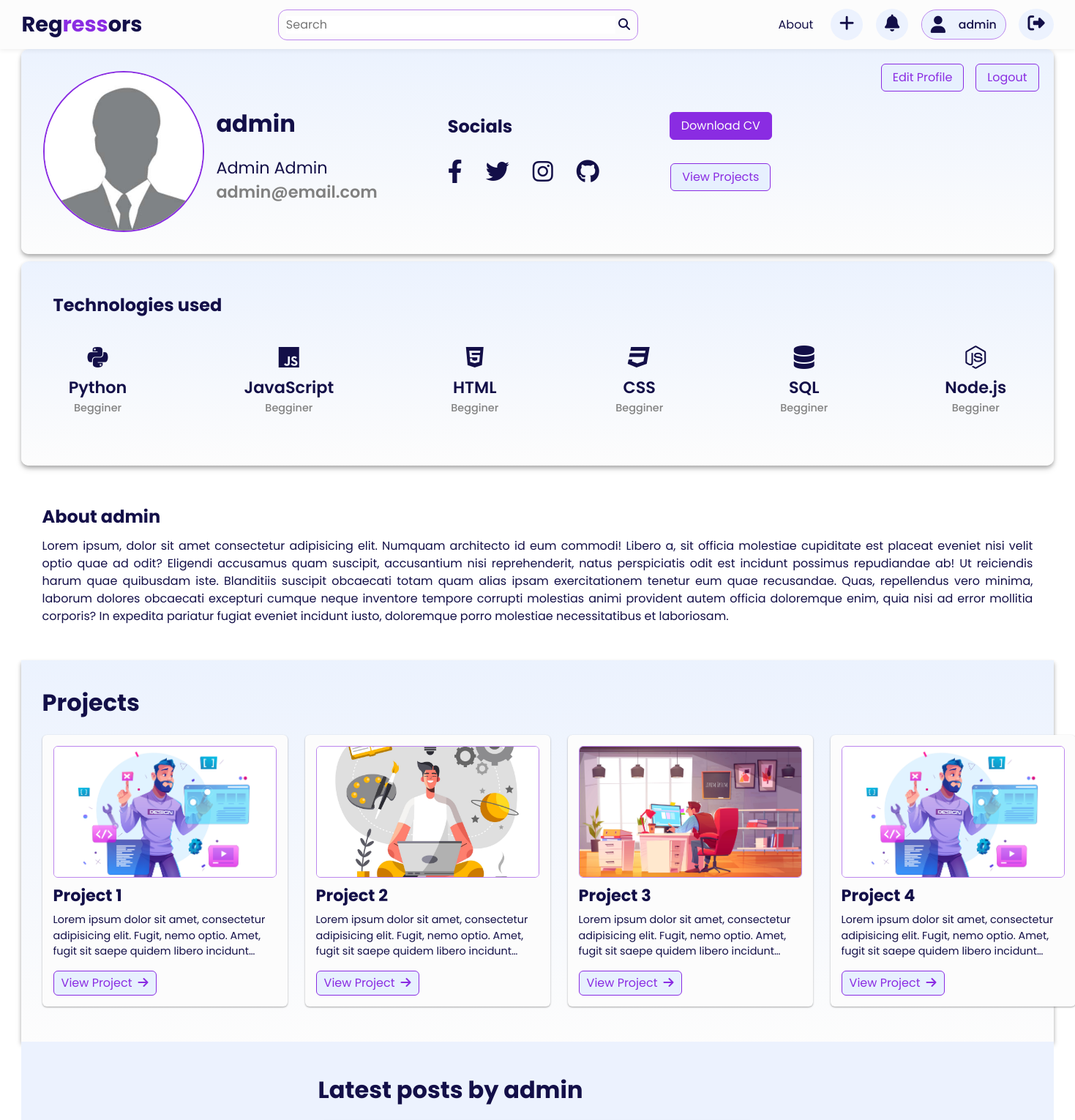
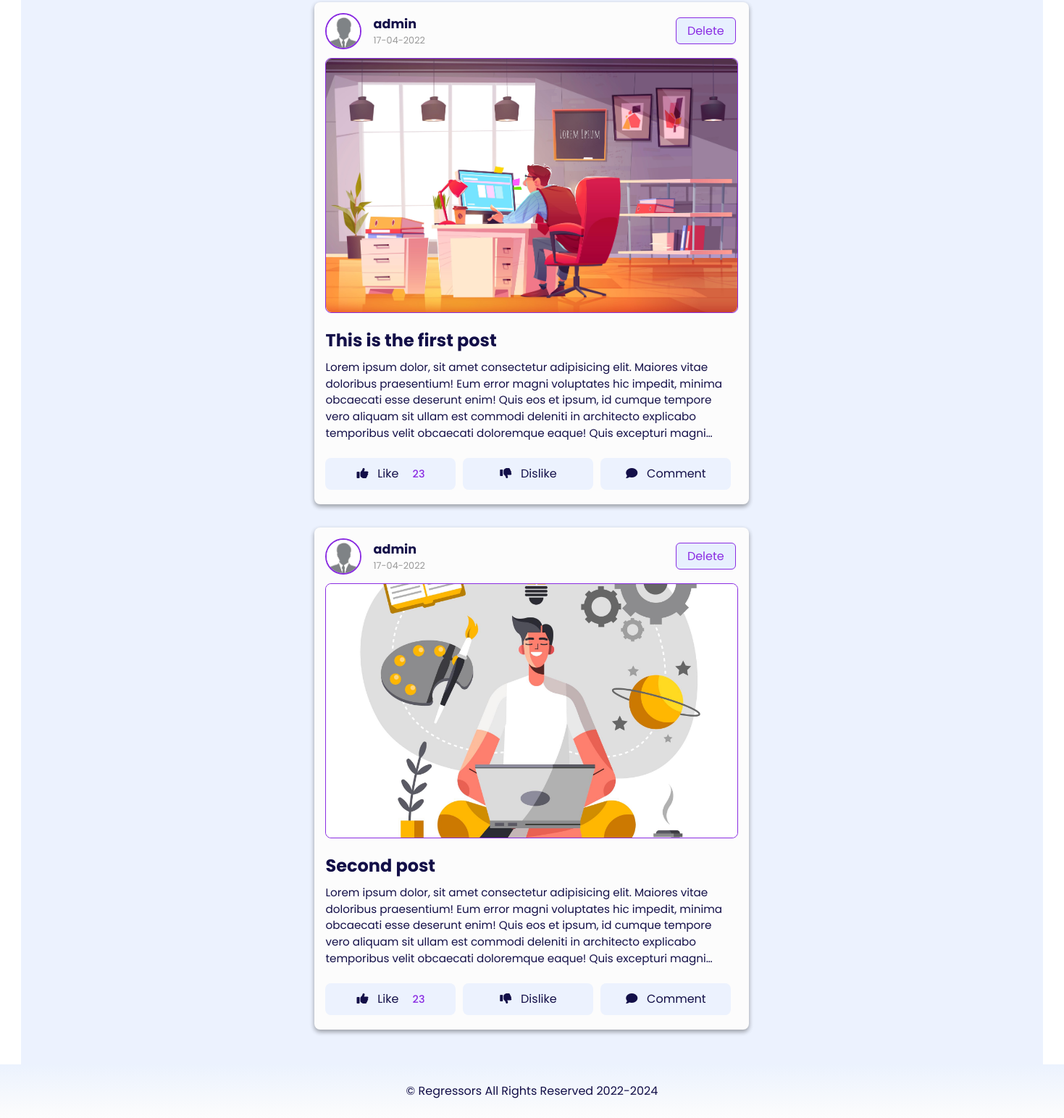
Page /account (signed in) on the committed database (2 pictures, top to bottom).
### app.py (models this page shows, shortened)
class User(db.Model, UserMixin):
    id = db.Column(db.Integer, primary_key=True, nullable=False, autoincrement=True)
    first_name = db.Column(db.String(20), nullable=False)
    last_name = db.Column(db.String(20), nullable=False)
    username = db.Column(db.String(20), unique=True, nullable=False)
    email = db.Column(db.String(120), unique=True, nullable=False)
    image_file = db.Column(db.String(20), nullable=False, default="default.jpg")
    password = db.Column(db.String(60), nullable=False)
    posts = db.relationship("Post", backref="author", lazy=True)

class Post(db.Model):
    id = db.Column(db.Integer, primary_key=True, nullable=False)
    title = db.Column(db.String(200), nullable=False)
    date_posted = db.Column(db.DateTime, nullable=False, default=datetime.utcnow)
    post_image = db.Column(db.String(20), nullable=False, default="default.jpg")
    content = db.Column(db.Text, nullable=False)
    user_id = db.Column(db.Integer, db.ForeignKey("user.id"), nullable=True)
    likes = db.Column(db.Integer, nullable=False, default=0)

### app.py (the view)
@app.route("/account")
@login_required
def account():
    posts = Post.query.filter_by(user_id=current_user.id).all()
    return render_template("account.html", posts=posts)

### templates/account.html
{% extends "layout.html" %}
  {% block css_stylesheets %}
    {{ super() }}
    <link
      rel="stylesheet"
      href="{{ url_for('static', filename='css/post.css') }}"
    />
    <link
      rel="stylesheet"
      href="{{ url_for('static', filename='css/profile.css') }}"
    />
  {% endblock css_stylesheets %}
  {% block body_content %}
    <section class="profile-page-main-section">
      <div class="container">
        <div class="profile-header">
          <div class="profile-header-left">
            <div class="profile-img">
              <img src="{{ url_for('static', filename='img/profile-pic.jpg') }}" alt="" />
            </div>
            <div class="user-details">
              <h1 class="user-name">{{ current_user.username }}</h1>
              <h2 class="full-name">{{ current_user.first_name + ' ' + current_user.last_name }}</h2>
              <h3 class="user-email">{{ current_user.email }}</h3>
            </div>
          </div>
          <div class="profile-header-right">
            <div class="social-area">
              <h2 class="social-heading">Socials</h2>
              <div class="social-icons">
                <a href="#" class="social-icon">
                  <i class="fab fa-facebook-f"></i>
                </a>
                <a href="#" class="social-icon">
                  <i class="fab fa-twitter"></i>
                </a>
                <a href="#" class="social-icon">
                  <i class="fab fa-instagram"></i>
                </a>
                <a href="#" class="social-icon">
                  <i class="fab fa-github"></i>
                </a>
              </div>
            </div>
            <div class="cv-area">
              <a href="#" class="btn btn-primary">Download CV</a>
              <a href="#" class="btn btn-secondary">View Projects</a>
            </div>
          </div>
          <div class="btn-area">
            <a href="{{ url_for('home') }}" class="btn btn-secondary edit-btn">Edit Profile</a>
            <a href="{{ url_for('logout') }}" class="btn btn-secondary logout-btn">Logout</a>
          </div>
        </div>
        <section class="tech-known-section">
          <div class="container">
            <h2 class="tech-known-heading">Technologies used</h2>
            <div class="tech-known-items-list">
              <div class="tech-known-item">
                <div class="tech-known-item-icon">
                  <i class="fa-brands fa-python"></i>
                </div>
                <div class="tech-known-item-name">Python</div>
                <div class="tech-known-item-experience">Begginer</div>
              </div>
              <div class="tech-known-item">
                <div class="tech-known-item-icon">
                  <i class="fa-brands fa-js"></i>
                </div>
                <div class="tech-known-item-name">JavaScript</div>
                <div class="tech-known-item-experience">Begginer</div>
              </div>
              <div class="tech-known-item">
                <div class="tech-known-item-icon">
                  <i class="fa-brands fa-html5"></i>
                </div>
                <div class="tech-known-item-name">HTML</div>
                <div class="tech-known-item-experience">Begginer</div>
              </div>
              <div class="tech-known-item">
                <div class="tech-known-item-icon">
                  <i class="fa-brands fa-css3"></i>
                </div>
                <div class="tech-known-item-name">CSS</div>
                <div class="tech-known-item-experience">Begginer</div>
              </div>
              <div class="tech-known-item">
                <div class="tech-known-item-icon">
                  <i class="fas fa-database"></i>
                </div>
                <div class="tech-known-item-name">SQL</div>
                <div class="tech-known-item-experience">Begginer</div>
              </div>
              <div class="tech-known-item">
                <div class="tech-known-item-icon">
                  <i class="fab fa-node-js"></i>
                </div>
                <div class="tech-known-item-name">Node.js</div>
                <div class="tech-known-item-experience">Begginer</div>
              </div>
            </div>
          </div>
        </section>
        <section class="about-section">
          <div class="container">
            <h2 class="about-heading">About {{ current_user.username }}</h2>
            <p class="about-text">Lorem ipsum, dolor sit amet consectetur adipisicing elit. Numquam architecto id eum commodi! Libero a, sit officia molestiae cupiditate est placeat eveniet nisi velit optio quae ad odit? Eligendi accusamus quam suscipit, accusantium nisi reprehenderit, natus perspiciatis odit est incidunt possimus repudiandae ab! Ut reiciendis harum quae quibusdam iste. Blanditiis suscipit obcaecati totam quam alias ipsam exercitationem tenetur eum quae recusandae. Quas, repellendus vero minima, laborum dolores obcaecati excepturi cumque neque inventore tempore corrupti molestias animi provident autem officia doloremque enim, quia nisi ad error mollitia corporis? In expedita pariatur fugiat eveniet incidunt iusto, doloremque porro molestiae necessitatibus et laboriosam.</p>
          </div>
        </section>
        <section class="projects-section">
          <div class="container">
            <h1>Projects</h1>
            <div class="cards-container">
              <div class="card">
                <img src="{{ url_for('static', filename='img/img-1.jpg') }}" alt="" class="card-img" />
                <h2 class="card-title">Project 1</h2>
                <p class="card-text">
                  Lorem ipsum dolor sit amet, consectetur adipisicing elit. Fugit,
                  nemo optio. Amet, fugit sit saepe quidem libero incidunt
                  architecto corrupti nam perferendis consequatur perspiciatis sequi
                  aliquid sapiente. Sapiente et provident neque laborum. Totam
                  cupiditate id, autem vitae repellendus quaerat molestiae!
                </p>
                <button class="btn btn-secondary card-btn">
                  View Project<span><i class="fa-solid fa-arrow-right"></i></span>
                </button>
              </div>
              <div class="card">
                <img src="{{ url_for('static', filename='img/img-2.jpg') }}" alt="" class="card-img" />
                <h2 class="card-title">Project 2</h2>
                <p class="card-text">
                  Lorem ipsum dolor sit amet, consectetur adipisicing elit. Fugit,
                  nemo optio. Amet, fugit sit saepe quidem libero incidunt
                  architecto corrupti nam perferendis consequatur perspiciatis sequi
                  aliquid sapiente. Sapiente et provident neque laborum. Totam
                  cupiditate id, autem vitae repellendus quaerat molestiae!
                </p>
                <button class="btn btn-secondary card-btn">
                  View Project<span><i class="fa-solid fa-arrow-right"></i></span>
                </button>
              </div>
              <div class="card">
                <img src="{{ url_for('static', filename='img/img-3.jpg') }}" alt="" class="card-img" />
                <h2 class="card-title">Project 3</h2>
                <p class="card-text">
                  Lorem ipsum dolor sit amet, consectetur adipisicing elit. Fugit,
                  nemo optio. Amet, fugit sit saepe quidem libero incidunt
                  architecto corrupti nam perferendis consequatur perspiciatis sequi
                  aliquid sapiente. Sapiente et provident neque laborum. Totam
                  cupiditate id, autem vitae repellendus quaerat molestiae!
                </p>
                <button class="btn btn-secondary card-btn">
                  View Project<span><i class="fa-solid fa-arrow-right"></i></span>
                </button>
              </div>
              <div class="card">
                <img src="{{ url_for('static', filename='img/img-1.jpg') }}" alt="" class="card-img" />
                <h2 class="card-title">Project 4</h2>
                <p class="card-text">
                  Lorem ipsum dolor sit amet, consectetur adipisicing elit. Fugit,
                  nemo optio. Amet, fugit sit saepe quidem libero incidunt
                  architecto corrupti nam perferendis consequatur perspiciatis sequi
                  aliquid sapiente. Sapiente et provident neque laborum. Totam
                  cupiditate id, autem vitae repellendus quaerat molestiae!
                </p>
                <button class="btn btn-secondary card-btn">
                  View Project<span><i class="fa-solid fa-arrow-right"></i></span>
                </button>
              </div>
            </div>
          </div>
        </section>
        <section class="posts-section">
          <div class="container">
            <div class="header">
              <h1>Latest posts by {{ current_user.username }}</h1>
            </div>
            <div class="posts-container">
              {% for post in posts %}
                <div class="post">
                  <div class="post-header">
                    <div class="post-author-profile-img">
                      <a href="{{ url_for('profile', user_id=post.author.id) }}"
                        ><img
                          src="{{ url_for('static', filename='img/profile-pic.jpg') }}"
                          alt=""
                      /></a>
                    </div>
                    <div class="post-info">
                      <a href="{{ url_for('profile', user_id=post.author.id) }}" class="post-author-name">{{ post.author.username }}</a>
                      <span class="post-date">{{ post.date_posted.strftime('%d-%m-%Y') }}</span>
                    </div>
                    <div class="delete-button">
                      <a href="{{ url_for('delete_post', post_id=post.id) }}" class="btn btn-secondary delete-btn">Delete</a>
                    </div>
                  </div>
                  <div class="post-img">
                    <img src="{{ url_for('static', filename='img/img-' + post.post_image + '.jpg') }}" alt="" />
                  </div>
                  <div class="post-content">
                    <div class="post-title">
                      <h2>{{ post.title }}</h2>
                    </div>
                    <div class="post-text">
                      <p>
                          {{ post.content }}
                      </p>
                    </div>
                    <div class="post-reaction">
                      <div class="post-reaction-item">
                        <div class="post-reaction-item-icon">
                          <i class="fas fa-thumbs-up"></i>
                        </div>
                        <div class="post-reaction-item-text">
                          <span>Like</span>
                          <span class="reaction-count likes-count">23</span>
                        </div>
                      </div>
                      <div class="post-reaction-item">
                        <div class="post-reaction-item-icon">
                          <i class="fas fa-thumbs-down"></i>
                        </div>
                        <div class="post-reaction-item-text">
                          <span>Dislike</span>
                        </div>
                      </div>
                      <div class="post-reaction-item">
                        <div class="post-reaction-item-icon">
                          <i class="fas fa-comment"></i>
                        </div>
                        <div class="post-reaction-item-text">
                          <span>Comment</span>
                        </div>
                      </div>
                    </div>
                  </div>
                </div>
              {% endfor %}
            </div>
          </div>
        </section>
      </div>
    </section>
  {% endblock body_content %}

### templates/layout.html (shortened to what this page needs)
<!DOCTYPE html>
<html lang="en">
  <head>
    {% block css_stylesheets %}
    <link
      rel="stylesheet"
      href="{{ url_for('static', filename='css/main.css') }}"
    />
    {% endblock css_stylesheets %}
    <link
      rel="stylesheet"
      href="https://cdnjs.cloudflare.com/ajax/libs/font-awesome/6.1.0/css/all.min.css"
    />
  </head>
  <body>
    {% block navbar %}
      <nav class="nav-bar">
        <div class="container">
          <a href="{{ url_for('home') }}" class="logo">Reg<span>ress</span>ors</a>
          <div class="search-box">
            <input type="text" class="search-txt" placeholder="Search" />
            <a href="#" class="search-btn">
              <i class="fas fa-search"></i>
            </a>
          </div>
          <div class="menu">
            <a class="nav-link" href="{{ url_for('about') }}">About</a>
            {% if current_user.is_authenticated %}
                <div class="menu-icon add-post-btn"><a href="{{ url_for('add') }}"><i class="fas fa-plus"></i></a></div>
              <div class="menu-icon notifications-btn"><i class="fas fa-bell"></i></div>
              <div class="profile-btn"><i class="profile-icon fas fa-user"></i><a href="{{ url_for('account') }}"><span class="user-name">{{ current_user.username }}</span></a></div>
                <div class="menu-icon logout-btn"><a href="{{ url_for('logout') }}"><i class="fas fa-sign-out-alt"></i></a></div>
            {% else %}
              <div class="btn btn-secondary"><a href="{{ url_for('signup') }}">Signup</a></div>
              <div class="btn btn-primary"><a href="{{ url_for('login') }}">Login</a></div>
            {% endif %}
          </div>
        </div>
      </nav>
    {% endblock navbar %}
    {% block body_content %}{% endblock body_content %}
    {% block footer %}
    <section class="footer" id="footer">
      <div class="container">
        <p>&#169; Regressors All Rights Reserved 2022-2024</p>
      </div>
    </section>
    {% endblock footer %}
  </body>
</html>

### rows in the picture
User: username "admin", first_name+last_name "Admin Admin", email "admin@email.com"
Post: author.username "admin", date_posted "17-04-2022", shows a picture, title "This is the first post", content "Lorem ipsum dolor, sit amet consectetur adipisicing elit. Maiores vitae doloribus praesentium! Eum error magni voluptates hic impedit, minima obcaecati esse deserunt enim! Quis eos et ipsum, id cumque tempore vero aliquam sit ullam est commodi deleniti in architecto explicabo temporibus velit obcaecati doloremque eaque! Quis excepturi…"
Post: author.username "admin", date_posted "17-04-2022", shows a picture, title "Second post", content "Lorem ipsum dolor, sit amet consectetur adipisicing elit. Maiores vitae doloribus praesentium! Eum error magni voluptates hic impedit, minima obcaecati esse deserunt enim! Quis eos et ipsum, id cumque tempore vero aliquam sit ullam est commodi deleniti in architecto explicabo temporibus velit obcaecati doloremque eaque! Quis excepturi…"
